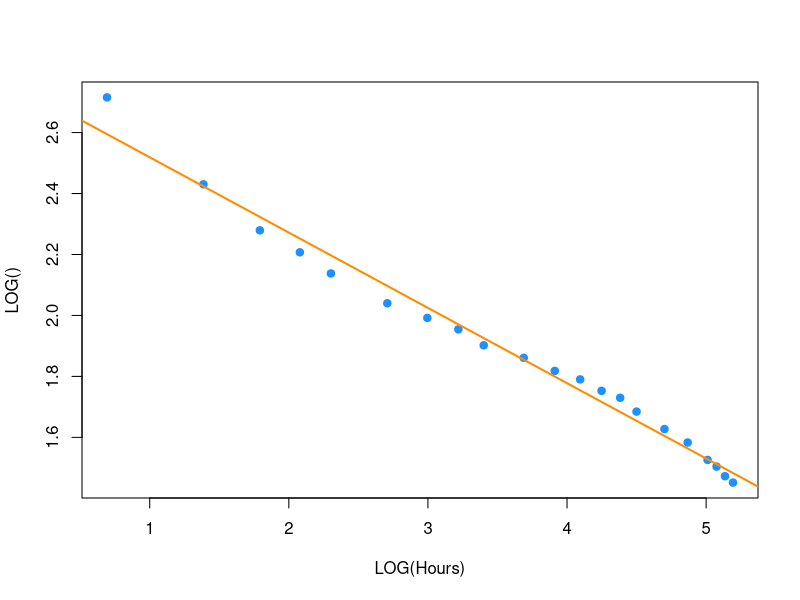
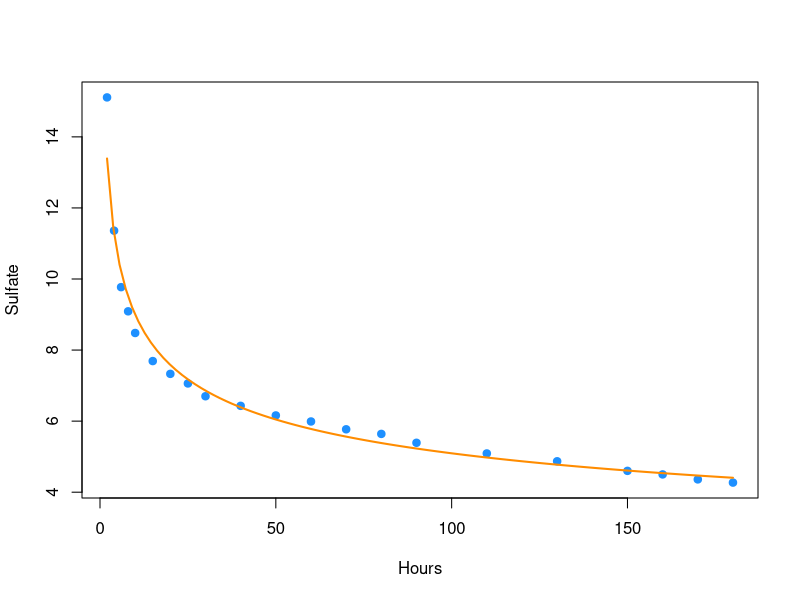
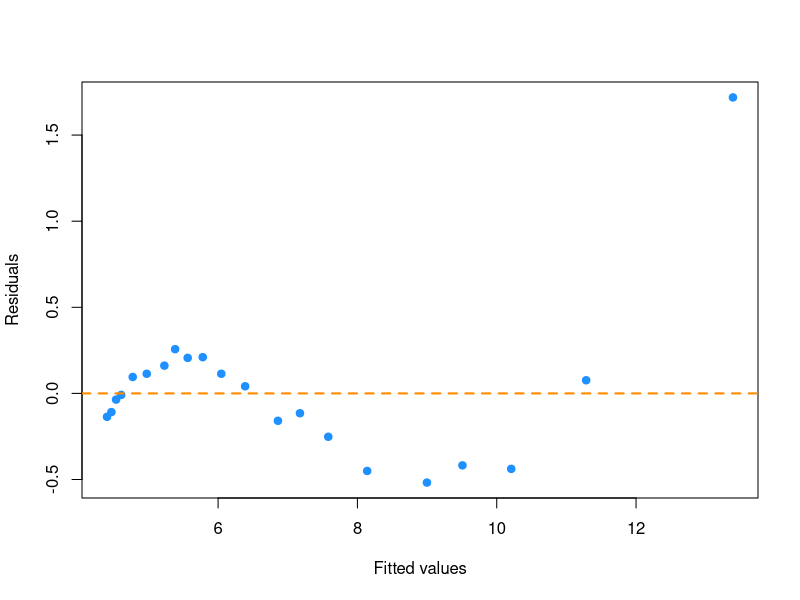
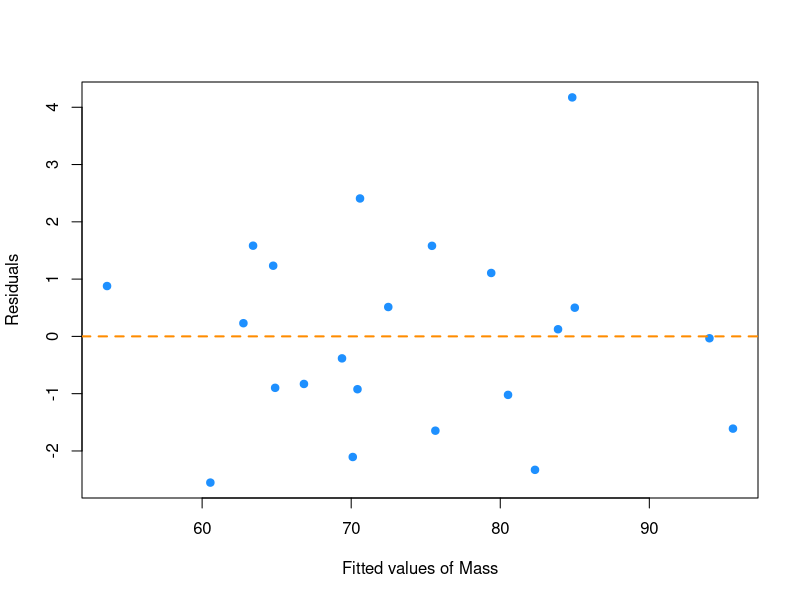
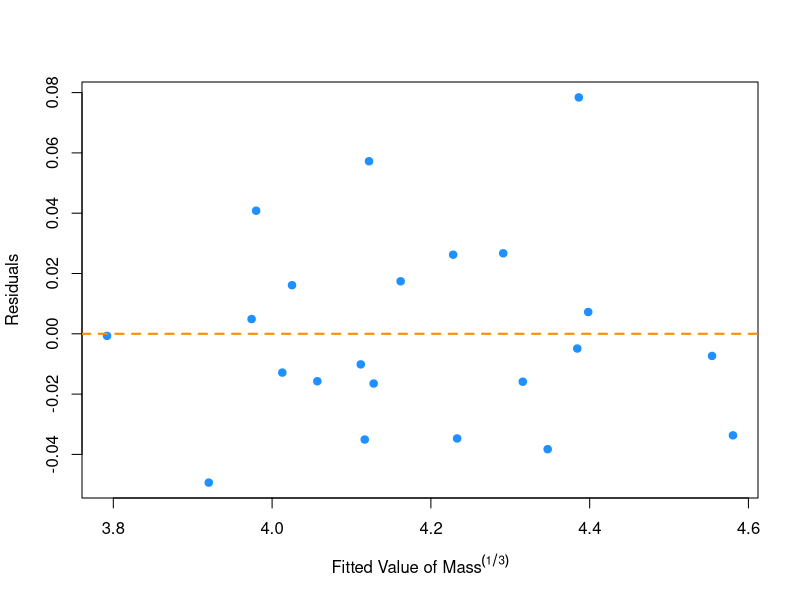
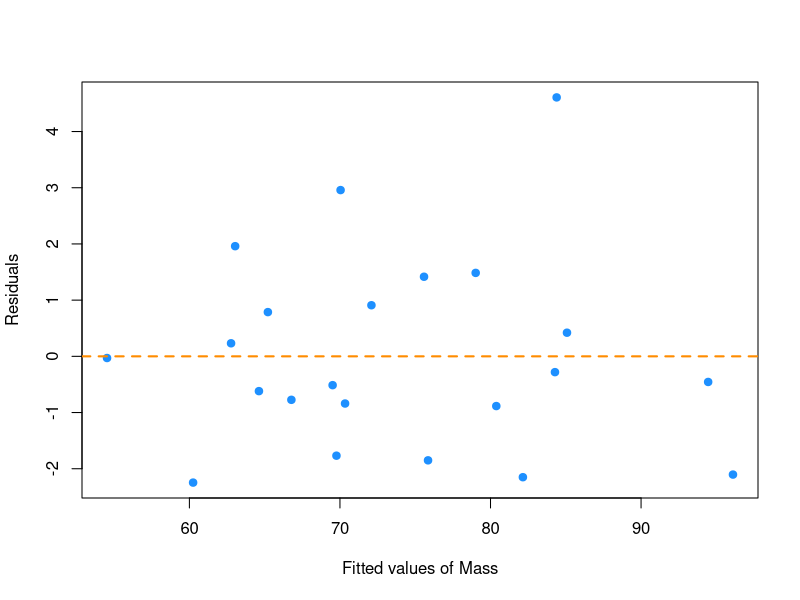
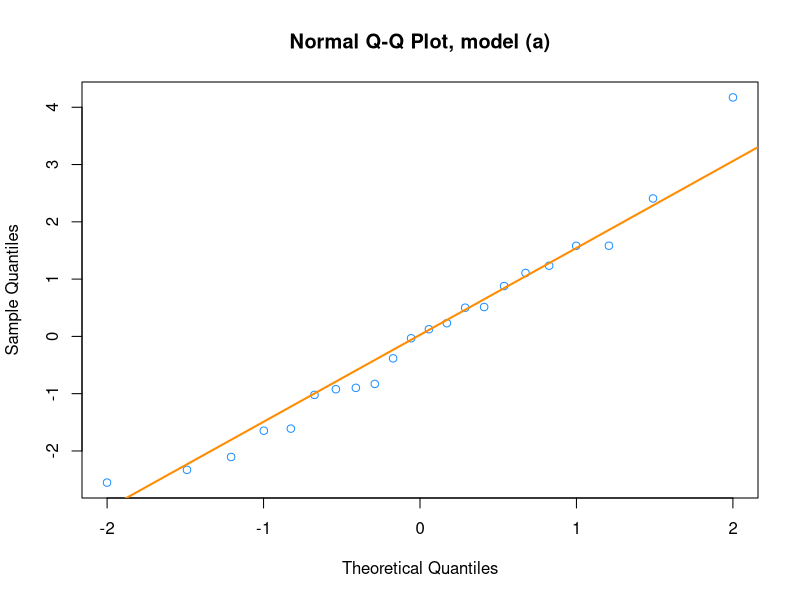
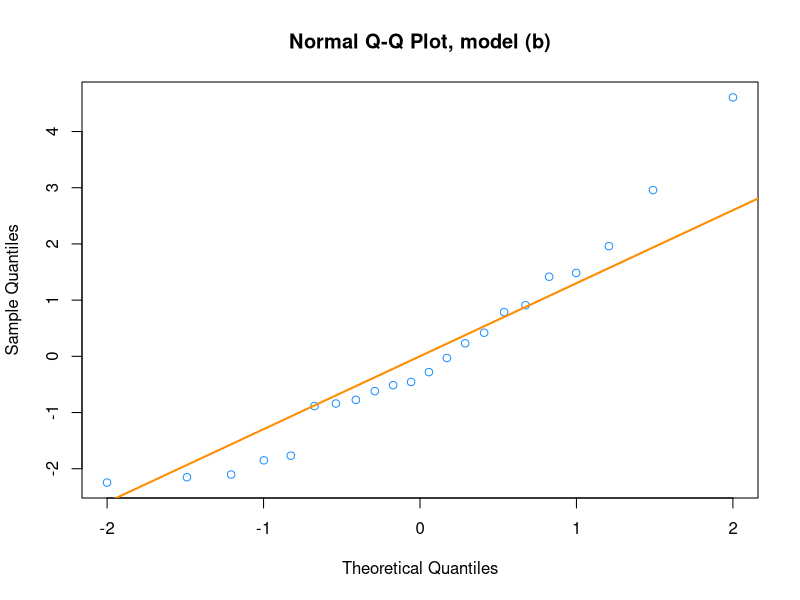

Source code (R) for these figures, in order:
## ---- chunk 1
brunhild_df = read.delim("brunhild.txt")
model_a = lm(log(Sulfate) ~ log(Hours), data = brunhild_df)
plot(log(brunhild_df$Hours), log(brunhild_df$Sulfate), xlab = "LOG(Hours)", ylab = "LOG()", col = "dodgerblue", pch = 20, cex = 1.5)
abline(model_a, col = "darkorange", lwd = 2)
## ---- chunk 2
plot(brunhild_df, col = "dodgerblue", pch = 20, cex = 1.5)
curve(exp(model_a$coefficients[1] + log(x) * model_a$coefficients[2]), from = min(brunhild_df$Hours), to = max(brunhild_df$Hours), add = TRUE, col = "darkorange", lwd = 2)
## ---- chunk 3
fit_values = exp(model_a$coefficients[1] + log(brunhild_df$Hours) * 
                   model_a$coefficients[2])
res_values = brunhild_df$Sulfate - fit_values
plot(fit_values, res_values, col = "dodgerblue",
pch = 20, cex = 1.5, xlab = "Fitted values", ylab = "Residuals")
abline(h = 0, lty = 2, col = "darkorange", lwd = 2)
## ---- chunk 4
physical_df = read.delim("physical.txt")
model_a = lm(Mass ~ ., data = physical_df)
plot(model_a$fitted.values, model_a$residuals, col = "dodgerblue", 
     pch = 20, cex = 1.5, xlab = "Fitted values of Mass", ylab = "Residuals")
abline(h = 0, lty = 2, col = "darkorange", lwd = 2)
## ---- chunk 5
model_b = lm(Mass ^ (1/3) ~ ., data = physical_df)
plot(model_b$fitted.values, model_b$residuals, col = "dodgerblue", 
     pch = 20, cex = 1.5, xlab = expression(paste("Fitted Value of ",Mass^(1/3))), ylab = "Residuals")
abline(h = 0, lty = 2, col = "darkorange", lwd = 2)
## ---- chunk 6
plot(model_b$fitted.values ^ 3, physical_df$Mass - model_b$fitted.values ^ 3 , 
     col = "dodgerblue", pch = 20, cex = 1.5, xlab = "Fitted values of Mass", 
     ylab = "Residuals")
abline(h = 0, lty = 2, col = "darkorange", lwd = 2)
## ---- chunk 7
qqnorm(model_a$residuals, main = "Normal Q-Q Plot, model (a)", col = "dodgerblue")
qqline(model_a$residuals, col = "darkorange", lwd = 2)
qqnorm(physical_df$Mass - model_b$fitted.values ^ 3, main = "Normal Q-Q Plot, model (b)", col = "dodgerblue")
qqline(physical_df$Mass - model_b$fitted.values ^ 3, col = "darkorange", lwd = 2)
